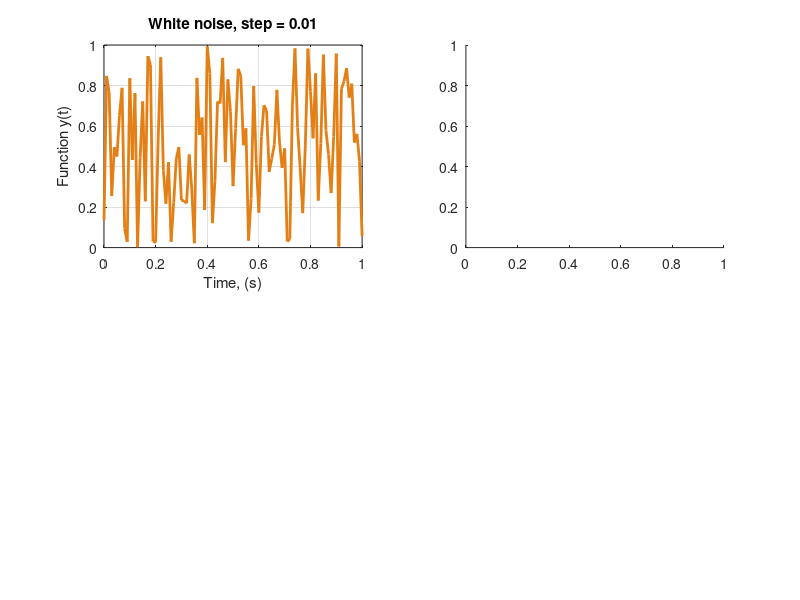

MATLAB code for this plot: (Note: this script raises an error after producing the figure.)
% Set initial seed
rng(1)

% 1. Study of random processes
Ts = 0.01; t = 0:Ts:1; x1 = rand(1, length(t));

% 1.1. White noise (step = 0.01)
f1 = figure(1);
subplot(2, 2, 1);
plot(t, x1, 'LineWidth', 2, 'Color', '#e37f14');
grid on; title('White noise, step = 0.01');
xlabel('Time, (s)'); ylabel('Function y(t)');

% 1.2. White noise histogram 
subplot(2, 2, 2);
histogram(x1, t);
grid on; title('White noise histogram, step = 0.01');
xlabel('Value of y(t)'); ylabel('Frequency');

% 1.3 White noise (step = 0.001)
Ts = 0.001; t = 0:Ts:1; x2 = rand(1, length(t));
subplot(2, 2, 3);
plot(t, x2, 'LineWidth', 2, 'Color', '#e37f14');
grid on; title('White noise, step = 0.001');
xlabel('Time, (s)'); ylabel('Function y(t)');

% 1.4. White noise histogram
subplot(2, 2, 4);
histogram(x2, t, 'FaceColor', "#0072BD");
grid on; title('White noise histogram, step = 0.001');
xlabel('Value of y(t)'); ylabel('Frequency');
saveas(f1, "1_1-1_4-noise-histogram.png");

%1.5. Digital filter
f2 = figure(2);
Ts = 0.01;
om0 = 2*pi; dz = 0.005; A = 1; oms = om0 * Ts;
a(1) = 1+2*dz*oms+oms^2; a(2) = -2*(1+dz*oms); a(3) = 1; b(1) = A*2*oms^2; 
t=0:Ts:50; x1 = rand(1, length(t)); y1 = filter(b, a, x1);
subplot(2, 1, 1);
plot(t, y1, 'LineWidth', 2, 'Color', '#0072BD');
grid on; title('Filtering noise with a second-order filter, step = 0.01');
xlabel('Time, (s)'); ylabel('Function y(t)');

Ts = 0.001;
om0 = 2*pi; dz = 0.005; A = 1; oms = om0 * Ts;
a(1) = 1+2*dz*oms+oms^2; a(2) = -2*(1+dz*oms); a(3) = 1; b(1) = A*2*oms^2; 
t=0:Ts:50; x2 = rand(1, length(t)); y2 = filter(b, a, x2);
subplot(2, 1, 2);
plot(t, y2, 'LineWidth', 2, 'Color', '#77AC30');
grid on; title('Filtering noise with a second-order filter, step = 0.001');
xlabel('Time, (s)'); ylabel('Function y(t)');
saveas(f2, "1_5-1_6_white_noise_filter.png");









